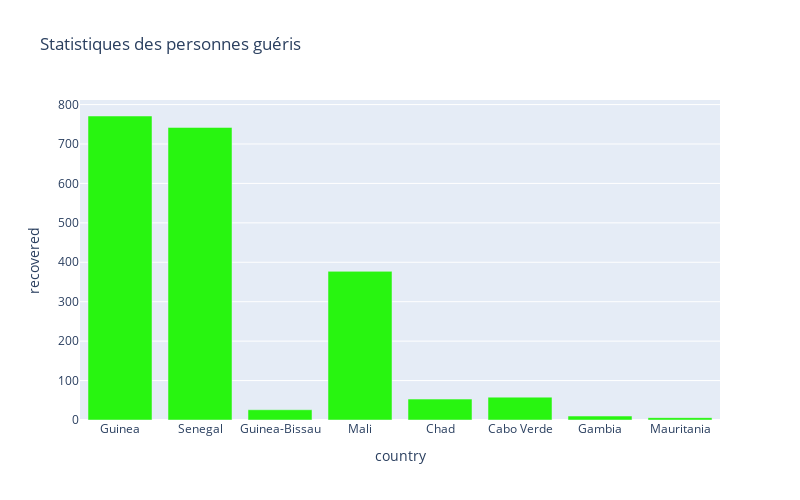

Source (notebook cell):
### Code cell
px.bar(
    sorted_country_df.head(8),
    x = "country",
    y = "recovered",
    title= "Statistiques des personnes guéris", # the axis names
    color_discrete_sequence=["#28F510"], 
    height=500,
    width=800
)

### Figure 1 — Plotly figure (JSON) as saved in the notebook; plotly's stock layout.template omitted (floating-point values rounded to 4 significant figures)
{"data": [{"alignmentgroup": "True", "hovertemplate": "country=%{x}<br>recovered=%{y}<extra></extra>", "legendgroup": "", "marker": {"color": "#28F510"}, "name": "", "offsetgroup": "", "orientation": "v", "showlegend": false, "textposition": "auto", "type": "bar", "x": ["Guinea", "Senegal", "Guinea-Bissau", "Mali", "Chad", "Cabo Verde", "Gambia", "Mauritania"], "xaxis": "x", "y": [771, 742, 26, 377, 53, 58, 10, 6], "yaxis": "y"}], "layout": {"barmode": "relative", "height": 500, "legend": {"tracegroupgap": 0}, "title": {"text": "Statistiques des personnes guéris"}, "width": 800, "xaxis": {"anchor": "y", "domain": [0, 1], "title": {"text": "country"}}, "yaxis": {"anchor": "x", "domain": [0, 1], "title": {"text": "recovered"}}}}
